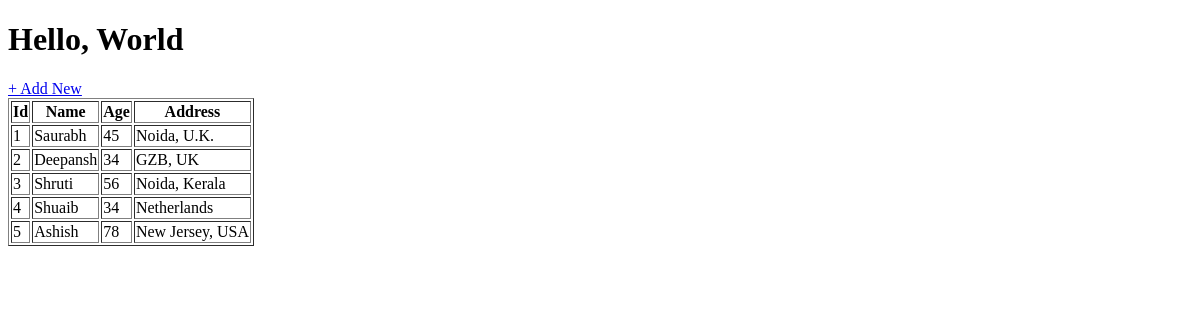
The app's page /, older data.
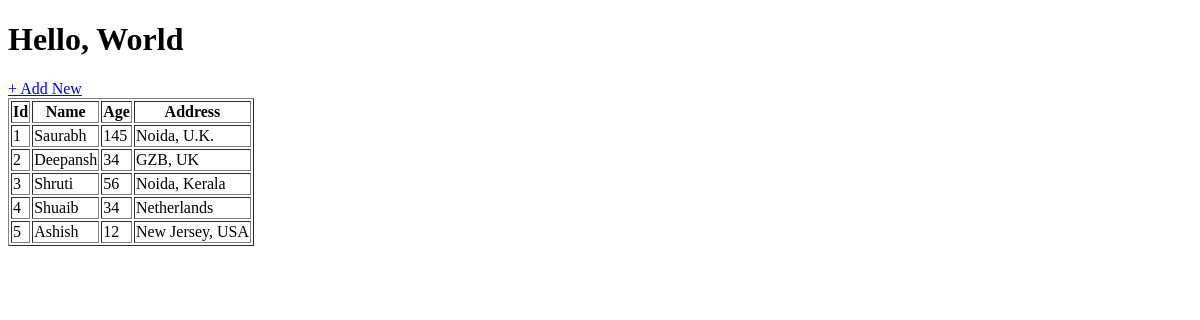
The same page, newer data.
### app_one/models.py (models this page shows, shortened)
class Student(models.Model):
    student_name = models.CharField(max_length=35)
    age = models.IntegerField()
    address = models.TextField()

### app_one/views.py (the view)
# urls.py: path('', views.homepage, name='homepage'),
def homepage(request):
    students = Student.objects.all()
    return render(request, 'index.html', {'all_students' : students})

### templates/index.html (shortened to what this page needs)
<!DOCTYPE html>
<html lang="en">
<head>
</head>
<body>
    <h1>Hello, World</h1>
    <a href="{% url 'addStudent' %}">+ Add New</a>
    <table border="1">
        <tr>
            <th>Id</th>
            <th>Name</th>
            <th>Age</th>
            <th>Address</th>
        </tr>
        {% for student in all_students %}
        <tr>
            <td>{{ student.id }}</td>
            <td>{{ student.student_name }}</td>
            <td>{{ student.age }}</td>
            <td>{{ student.address }}</td>
        </tr>
        {% endfor %}
    </table>
</body>
</html>

Row changes from the older to the newer data that the page shows:
changed Student "Saurabh": age "45" → "145"
changed Student "Ashish": age "78" → "12"
